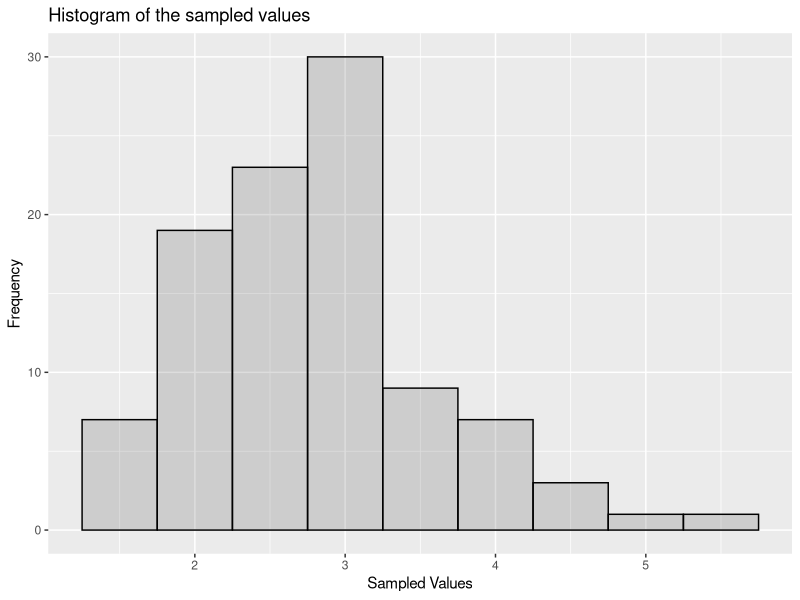
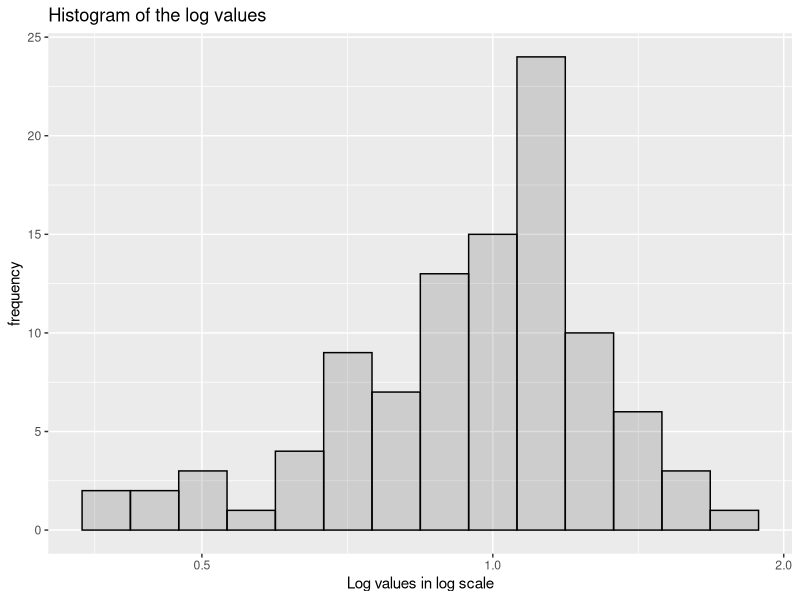

Here is the R script that generated these plots, in order:
## ---- chunk 1
knitr::opts_chunk$set(echo = TRUE)
## ---- chunk 2

data<-rlnorm(100, meanlog = 1, sdlog =0.25 )

## ---- chunk 3

library(ggplot2)
data=data.frame(data)
ggplot(data=data,aes(x=data))  + geom_histogram(col="black",alpha=0.2,binwidth = 0.5)+labs(title="Histogram of the sampled values", x="Sampled Values", y="Frequency")


## ---- chunk 4

ggplot(data=data,aes(x=log(data))) + scale_x_log10() + geom_histogram(col="black",alpha=0.2,binwidth = 0.05)+labs(title="Histogram of the log values", x="Log values in log scale", y="frequency")

## ---- chunk 5
mean(data$data)
## ---- chunk 6
var(data$data)
